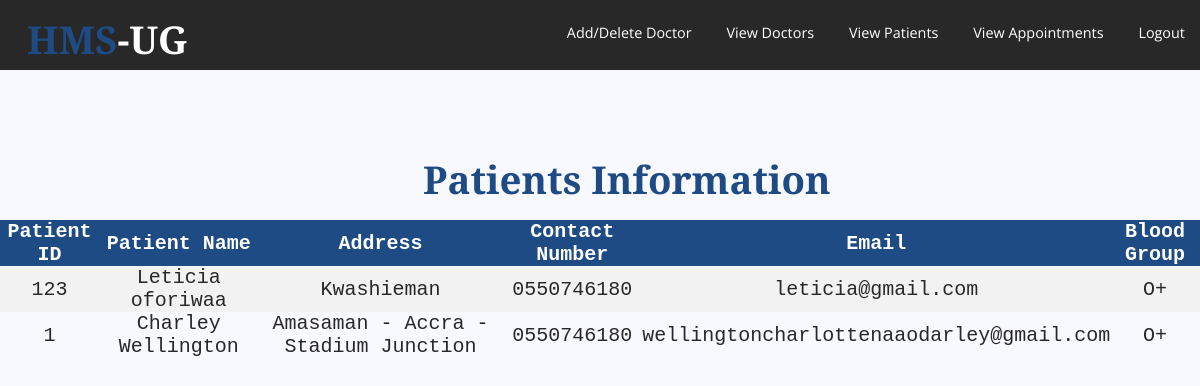
Page /presentaionlayer/admin/viewpatients.php on the committed database.
### tables this page shows
CREATE TABLE `patients` (
  `UserID` int(11) NOT NULL,
  `Name` varchar(255) NOT NULL,
  `Address` varchar(255) NOT NULL,
  `ContactNumber` varchar(40) NOT NULL,
  `Email` varchar(255) NOT NULL,
  `Password` varchar(255) NOT NULL,
  `Bloodtype` varchar(10) NOT NULL
);

### presentaionlayer/admin/viewpatients.php (the view, shortened to what this page needs)
<?php include '../../datalayer/bookserver.php'; ?>
<!DOCTYPE html>
<html>
<head>
	<link rel="stylesheet" href="style5.css">
</head>
<header>
	<h1>HMS<span>-UG</span></h1>
	<nav>
		<ul>
			<li><a href="index3.php">Add/Delete Doctor</a></li>
			<li><a href="viewdoctor.php">View Doctors</a></li>
			<li><a href=" viewpatients.php">View Patients</a></li>
			<li><a href="viewappointments.php">View Appointments</a></li>
			<li><a href="../../applicationlayer/Doctorpatient.php">Logout</a></li>
		</ul>
	</nav>
</header>
<body>
	<h1 style="margin-left:35% ;margin-top:80px" class="asd">Patients Information</h1>
	<table class="table4">
		<tr>
			<th>Patient ID</th>
			<th>Patient Name</th>
			<th>Address</th>
			<th>Contact Number</th>
			<th>Email</th>
			<th>Blood Group</th>
		</tr>
		<?php $sql3 = "SELECT  * FROM  patients ";
		$result3 = $mysqli->query($sql3);
		if (mysqli_num_rows($result3) >= 1) {
			while ($row3 = $result3->fetch_assoc()) {
				echo "<tr><td>" . $row3["UserID"] . "</td><td>" . $row3["Name"] . "</td><td>" . $row3["Address"] . "</td><td>" . $row3["ContactNumber"] . "</td><td>" . $row3['Email'] . "</td><td>" . $row3['Bloodtype'] . "</td></tr>";
			}
			echo "</table";
		}
		?>
	</table>
</body>
</html>

### presentaionlayer/admin/style5.css (style rules this page uses)
body,html { margin: 0; padding: 0; }
header { width: 100%; height: 70px; background-color: #282828; }
h1 { position: absolute; padding: 3px; float: left; margin-left: 2%; margin-top: 10px; font-family: 'Alfa Slab One',cursive; color: #1e4b83; }
span { color: #ffffff; }
ul { width: auto; float: right; margin-top: 8px; }
li { display: inline-block; padding: 15px 15px; }
a { text-align: center; color: #ffffff; text-decoration: none; font-family: 'Open Sans',sans-serif; font-size: 1.2vw; }
* { margin: 0px; padding: 0px; }
body { font-size: 120%; background: #F8F8FF; }
.table4 { border-collapse: collapse; width: 100%; color: #282828; font-family: monospace; font-size: 20px; text-align: center; margin-top:150px; padding: 0; }
th { background-color: #1e4b83; color: white; width: auto; }
tr:nth-child(even) { background-color: #f2f2f2; width: auto; }

### rows in the picture
patients: UserID "123", Name "Leticia oforiwaa", Address "Kwashieman", ContactNumber "0550746180", Email "leticia@gmail.com", Bloodtype "O+"
patients: UserID "1", Name "Charley Wellington", Address "Amasaman - Accra - Stadium Junction", ContactNumber "0550746180", Email "wellingtoncharlottenaaodarley@gmail.com", Bloodtype "O+"
